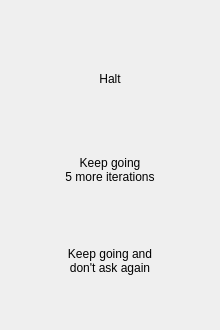
<?xml version="1.0" encoding="UTF-8"?>
<ui version="4.0">
 <class>halting_dialog</class>
 <widget class="QDialog" name="halting_dialog">
  <property name="windowModality">
   <enum>Qt::NonModal</enum>
  </property>
  <property name="geometry">
   <rect>
    <x>0</x>
    <y>0</y>
    <width>220</width>
    <height>330</height>
   </rect>
  </property>
  <property name="minimumSize">
   <size>
    <width>220</width>
    <height>330</height>
   </size>
  </property>
  <property name="maximumSize">
   <size>
    <width>220</width>
    <height>330</height>
   </size>
  </property>
  <property name="windowTitle">
   <string>Halting Problem</string>
  </property>
  <property name="autoFillBackground">
   <bool>false</bool>
  </property>
  <property name="modal">
   <bool>true</bool>
  </property>
  <layout class="QVBoxLayout" name="verticalLayout">
   <property name="spacing">
    <number>0</number>
   </property>
   <property name="leftMargin">
    <number>0</number>
   </property>
   <property name="topMargin">
    <number>0</number>
   </property>
   <property name="rightMargin">
    <number>0</number>
   </property>
   <property name="bottomMargin">
    <number>0</number>
   </property>
   <item>
    <layout class="QGridLayout" name="layout">
     <property name="sizeConstraint">
      <enum>QLayout::SetMinimumSize</enum>
     </property>
     <property name="leftMargin">
      <number>10</number>
     </property>
     <property name="topMargin">
      <number>10</number>
     </property>
     <property name="rightMargin">
      <number>10</number>
     </property>
     <property name="spacing">
      <number>0</number>
     </property>
    </layout>
   </item>
   <item>
    <widget class="QPushButton" name="halt_phi">
     <property name="minimumSize">
      <size>
       <width>0</width>
       <height>45</height>
      </size>
     </property>
     <property name="maximumSize">
      <size>
       <width>16777215</width>
       <height>45</height>
      </size>
     </property>
     <property name="text">
      <string>Halt</string>
     </property>
     <property name="default">
      <bool>true</bool>
     </property>
     <property name="flat">
      <bool>true</bool>
     </property>
    </widget>
   </item>
   <item>
    <widget class="QPushButton" name="more_phi">
     <property name="minimumSize">
      <size>
       <width>0</width>
       <height>45</height>
      </size>
     </property>
     <property name="maximumSize">
      <size>
       <width>16777215</width>
       <height>45</height>
      </size>
     </property>
     <property name="text">
      <string>Keep going
5 more iterations</string>
     </property>
     <property name="flat">
      <bool>true</bool>
     </property>
    </widget>
   </item>
   <item>
    <widget class="QPushButton" name="safety_off">
     <property name="minimumSize">
      <size>
       <width>0</width>
       <height>45</height>
      </size>
     </property>
     <property name="maximumSize">
      <size>
       <width>16777215</width>
       <height>45</height>
      </size>
     </property>
     <property name="text">
      <string>Keep going and
don't ask again</string>
     </property>
     <property name="flat">
      <bool>true</bool>
     </property>
    </widget>
   </item>
  </layout>
 </widget>
 <resources/>
 <connections/>
</ui>
